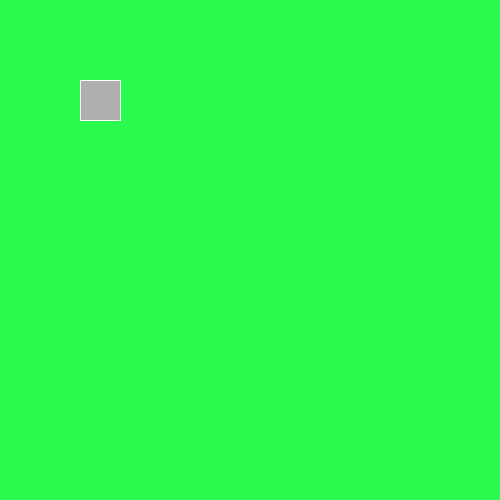
Frame 1 (no input)
Frame 60 (the mouse pressed at the canvas centre just before this capture): identical to frame 1, image omitted
Frame 120 (the mouse held since frame 60 and released just before this capture): identical to frame 1, image omitted

The Processing sketch that drew this single still picture (run headless with seeded random() and noise(); from frame 60 on, the mouse is pressed at the canvas centre):

// Processing sketch: ejemplo_4
// ── ejemplo_4.pde
/*
 CONDICIONALES
 EJEMPLO Nro. 4
 */

boolean boton = false;

void setup () {
  size(500, 500);
}

void draw() {

  if (mouseX > 80 && mouseX < 120 && mouseY > 80 && mouseY < 120 && mousePressed) {
    boton = true;
  } else {
    boton = false;
  }

  if (boton) {
    background(255, 13, 56);
    stroke(0);
  } else {
    background(43, 250, 78);
    stroke(255);
  }

  fill(175);
  rect(80, 80, 40, 40);
}
